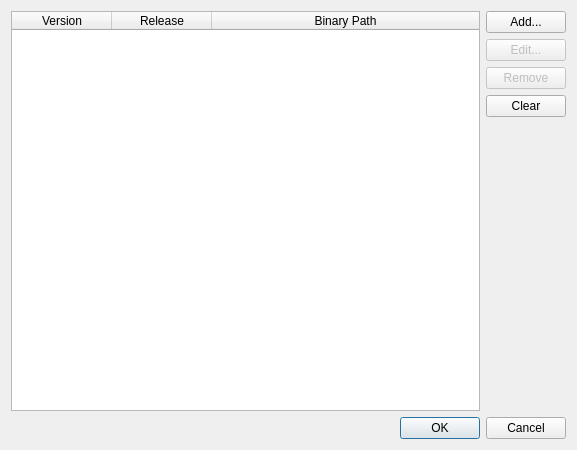
<?xml version="1.0" encoding="UTF-8"?>
<ui version="4.0">
 <class>VersionEditor</class>
 <widget class="QDialog" name="VersionEditor">
  <property name="geometry">
   <rect>
    <x>0</x>
    <y>0</y>
    <width>577</width>
    <height>450</height>
   </rect>
  </property>
  <property name="windowTitle">
   <string>Edit Zandronum Versions</string>
  </property>
  <property name="windowIcon">
   <iconset resource="../../zandemo.qrc">
    <normaloff>:/icons/zandemo.ico</normaloff>:/icons/zandemo.ico</iconset>
  </property>
  <layout class="QVBoxLayout" name="verticalLayout" stretch="0,0">
   <item>
    <layout class="QHBoxLayout" name="horizontalLayout_3">
     <item>
      <widget class="QTableWidget" name="m_versions">
       <property name="selectionMode">
        <enum>QAbstractItemView::SingleSelection</enum>
       </property>
       <property name="selectionBehavior">
        <enum>QAbstractItemView::SelectRows</enum>
       </property>
       <property name="sortingEnabled">
        <bool>true</bool>
       </property>
       <attribute name="horizontalHeaderStretchLastSection">
        <bool>true</bool>
       </attribute>
       <attribute name="verticalHeaderVisible">
        <bool>false</bool>
       </attribute>
       <column>
        <property name="text">
         <string>Version</string>
        </property>
       </column>
       <column>
        <property name="text">
         <string>Release</string>
        </property>
       </column>
       <column>
        <property name="text">
         <string>Binary Path</string>
        </property>
       </column>
      </widget>
     </item>
     <item>
      <layout class="QVBoxLayout" name="verticalLayout_3">
       <item>
        <widget class="QPushButton" name="m_add">
         <property name="text">
          <string>Add...</string>
         </property>
        </widget>
       </item>
       <item>
        <widget class="QPushButton" name="m_edit">
         <property name="enabled">
          <bool>false</bool>
         </property>
         <property name="text">
          <string>Edit...</string>
         </property>
        </widget>
       </item>
       <item>
        <widget class="QPushButton" name="m_remove">
         <property name="enabled">
          <bool>false</bool>
         </property>
         <property name="text">
          <string>Remove</string>
         </property>
        </widget>
       </item>
       <item>
        <widget class="QPushButton" name="m_clear">
         <property name="text">
          <string>Clear</string>
         </property>
        </widget>
       </item>
       <item>
        <spacer name="verticalSpacer">
         <property name="orientation">
          <enum>Qt::Vertical</enum>
         </property>
         <property name="sizeHint" stdset="0">
          <size>
           <width>20</width>
           <height>40</height>
          </size>
         </property>
        </spacer>
       </item>
      </layout>
     </item>
    </layout>
   </item>
   <item>
    <widget class="QDialogButtonBox" name="m_buttonBox">
     <property name="orientation">
      <enum>Qt::Horizontal</enum>
     </property>
     <property name="standardButtons">
      <set>QDialogButtonBox::Cancel|QDialogButtonBox::Ok</set>
     </property>
    </widget>
   </item>
  </layout>
 </widget>
 <resources>
  <include location="../../zandemo.qrc"/>
 </resources>
 <connections>
  <connection>
   <sender>m_buttonBox</sender>
   <signal>accepted()</signal>
   <receiver>VersionEditor</receiver>
   <slot>accept()</slot>
   <hints>
    <hint type="sourcelabel">
     <x>248</x>
     <y>254</y>
    </hint>
    <hint type="destinationlabel">
     <x>157</x>
     <y>274</y>
    </hint>
   </hints>
  </connection>
  <connection>
   <sender>m_buttonBox</sender>
   <signal>rejected()</signal>
   <receiver>VersionEditor</receiver>
   <slot>reject()</slot>
   <hints>
    <hint type="sourcelabel">
     <x>316</x>
     <y>260</y>
    </hint>
    <hint type="destinationlabel">
     <x>286</x>
     <y>274</y>
    </hint>
   </hints>
  </connection>
 </connections>
</ui>
